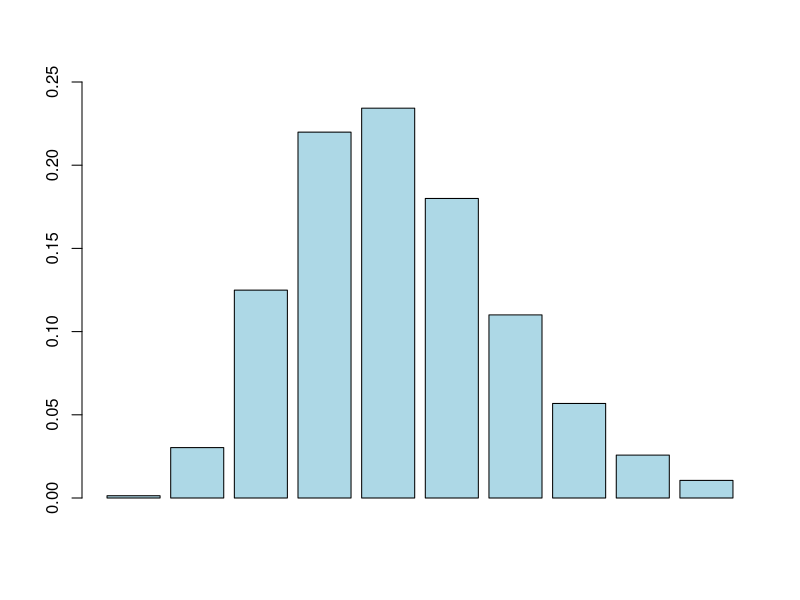

The R script that drew this image:
##### Iterating Death, Start with alpha #####
n=10 #n is total number of days
N=66100000 - 1890000#N is population size, N = S+I+D , UK-NI

alpha=rep(1,n)
alpha[1]=1
beta=rep(0,n) #sum(beta)=1
#Find alpha and beta first
ro=3.203

h=rep(0,n) #hazard function at infected age j

S=rep(0,n)
I=matrix(rep(0,n^2),nrow=n)
I[1,1]=860
S[1]=N-I[1,1]

II=rep(0,n)
  II[1]=860
D=rep(0,n)

lamda=matrix(rep(0,n^2),nrow=n)

mean=5.2 #mean= shape*scale
var=2.96 #var=shape

shape=338/37 
scale=37/65
rate=1/scale

#beta
dgamma(x=5,rate=rate,shape=shape)
pgamma(q=120,rate=rate,shape=shape)
beta[1]=pgamma(q=3/2,rate=rate,shape=shape)

#Hazard ratio
dispersion=0.0546
probability=18.69/(18.69+0.0546) #mean /(mean+dispersion)
inf_fatal_rate=0.00724
dnbinom(x=1,size=dispersion,prob=probability)

P=rep(0,n)
lamsum=rep(0,n)
p=rep(0,n)
d=rep(0,n)
dd=rep(0,n)
P[1]=dnbinom(x=1,size=dispersion,prob=probability)
h[1]=inf_fatal_rate*dnbinom(x=1,size=dispersion,prob=probability)/(1-inf_fatal_rate*P[1])
p[1]=dnbinom(x=1,size=dispersion,prob=probability)
#Find h and P

for ( i in 2:n) {p[i]=dnbinom(x=i,size=dispersion,prob=probability)
P[i]=sum(p[1:i])
  h[i]=inf_fatal_rate*dnbinom(x=i,size=dispersion,prob=probability)/(1-inf_fatal_rate*P[i])
  beta[i]=pgamma(q=(i+0.5),rate=rate,shape=shape) - pgamma(q=(i-0.5),rate=rate,shape=shape)
  }

beta1=data.frame(beta)
beta1$Day=c(1:n)
names(beta1)=c("Probability","Day")
barplot(beta,col = "light blue",ylim=c(0,0.25),)

#Find S,I,D
for (i in 1:n){

  for (j in 1:i) {
    lamda[i,j]=ro*alpha[i]*beta[j]/N
  if (i<n){
    I[i+1,j+1]=I[i,j]-h[j]*I[i,j]}
  }
  lamsum[i]=lamda[i,1:j]%*%I[i,1:j]
  d[i]=h[1:j]%*%I[i,1:j]
  if (i<n){
    I[i+1,1]=S[i]*lamsum[i]

    S[i+1]=S[i]-I[i+1,1]
    D[i+1]=D[i]+d[i]}
  
}
